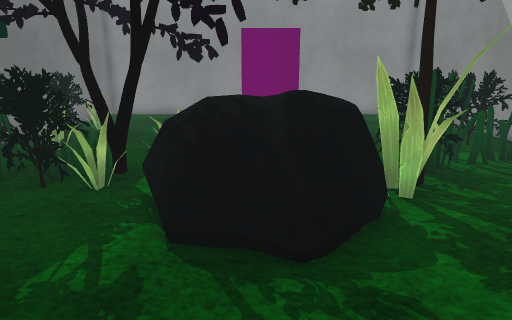
view 1 (above)

16 first-person views from a walk through a Unity game level. The camera is 1.2 m above the floor, tilts 14° down and sees 75° across. The floor is counted in squares, 0.5 m on a side. Each view is taken from the middle of a square. On the plan, view 1 faces up. The plan holds only what a view shows up to about 20 squares ahead; the rest is blank. The place goes on beyond the plan. The player is left out. Some animated figures are not drawn. Some surface patterns are stand-ins.

view 2
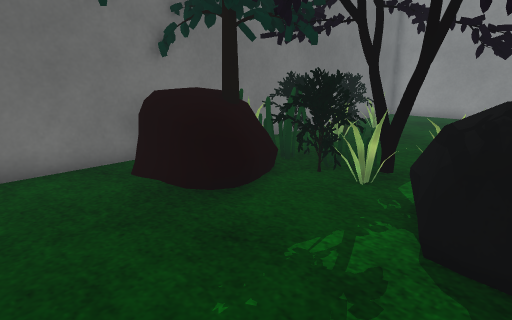

view 3
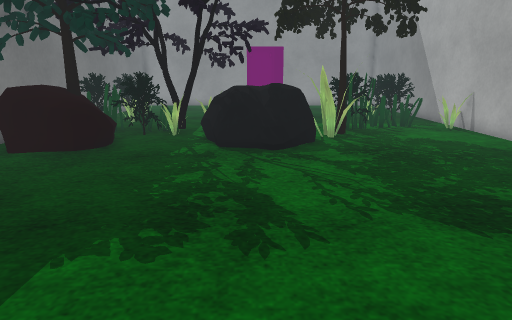

view 4
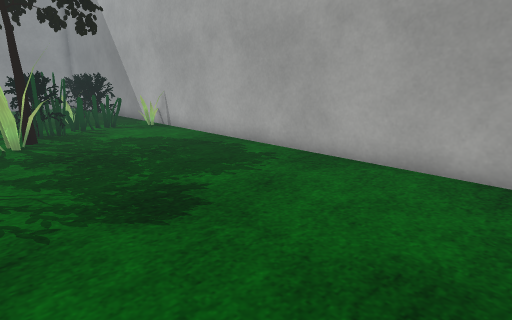

view 5
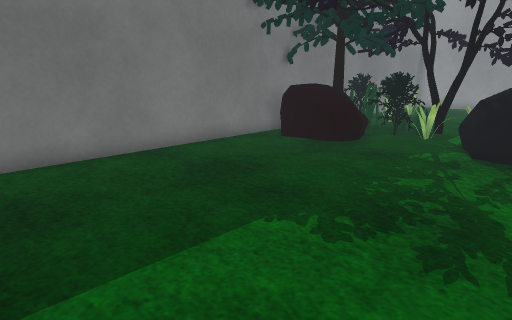

view 6
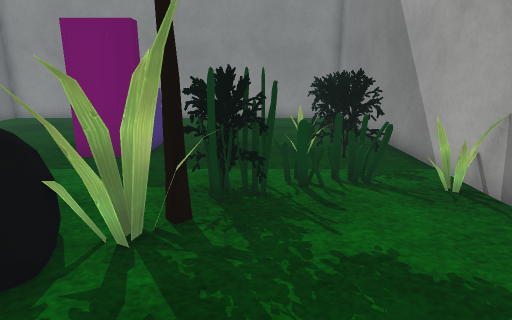

view 7
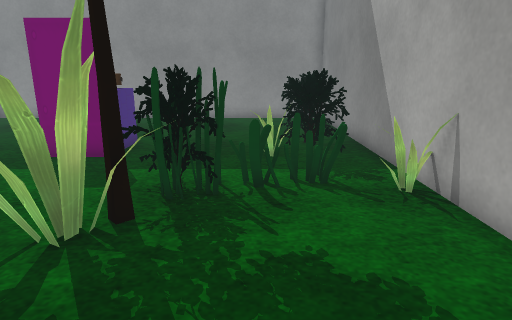

view 8
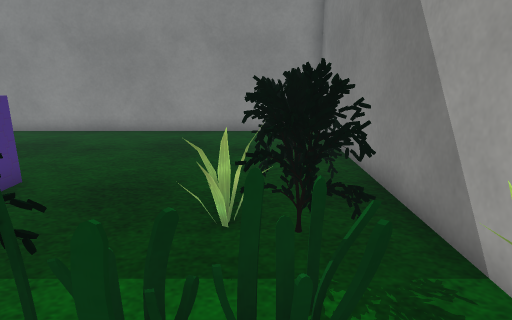

view 9
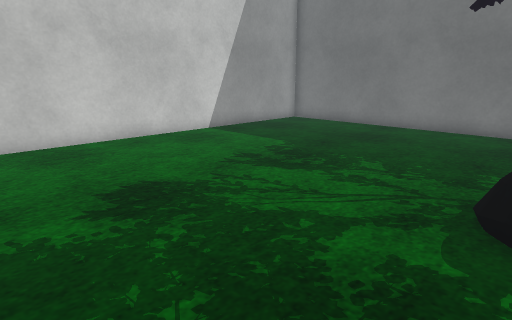

view 10
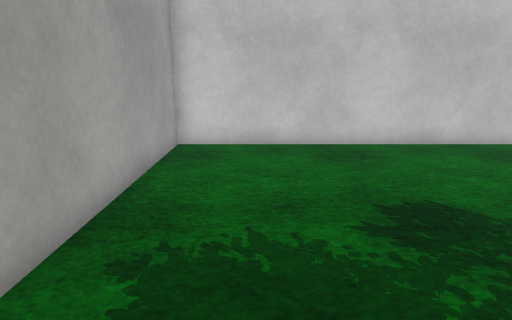

view 11
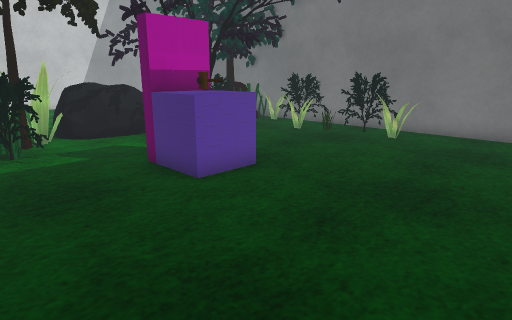

view 12
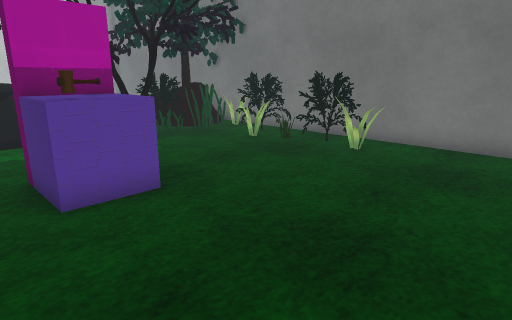

view 13
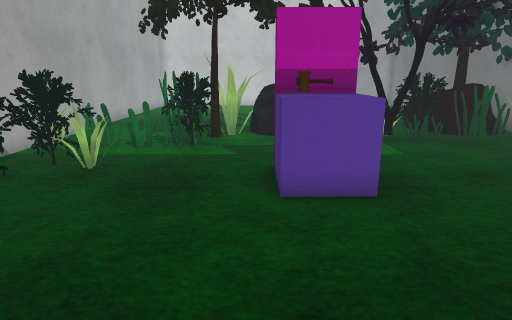

view 14
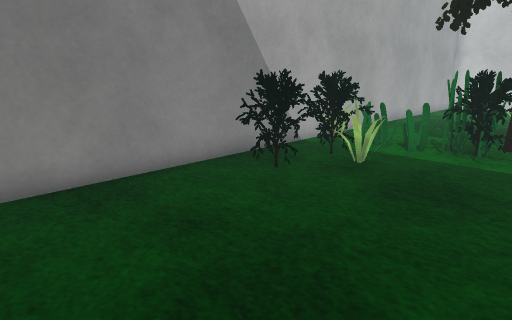

view 15
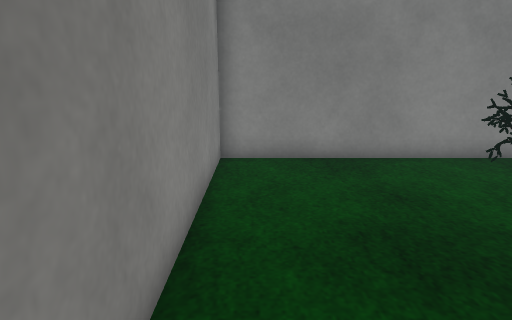

view 16
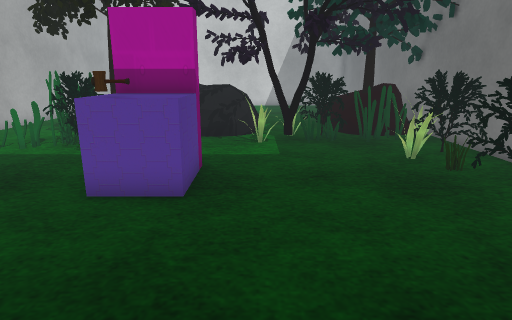

### Floor plan
Key: @ floor where view 1 was taken; # wall or solid block; . floor; = window, fence, low wall or low ledge; T tree; R rock; H hammer; O other object.
Columns run from 10 left of view 1 to 10 right of it. Each row starts with its distance up from view 1.
 22  ####################
 21  #..................#
 20  #..................#
 19  #..................#
 18  #..................#
 17  #..................#
 16  #................O.#
 15 ##OO.............OOO#
 14  OOO......OHO....OOO#
 13  OOO.....=OOO....OO.#
 12  #.......###=....OOO#
 11  OOO.............OO.#
 10  OOO....TT....OO....#
  9  OO.....TT....TOO..O#
  8  #O.TOTTT....OO.....#
  7  #RTTTOTTRRRR.T.....#
  6  TTTROO.RTTRR.......#
  5  TRRRR..RTRRR.......#
  4  RRRR.....R.........#
  3 ##..................#
  2  #..................#
  1  #..................#
  0  #........@.........#
 -1  #..................#
 -2  #..................#
 -3  #..................#
 -4  #..................#
 -5  #..................#
 -6  #..................#
 -7  #..................#
 -8  ####################

Where each view was taken, in squares from view 1:
view 1: 0 up, 0 right, facing up
view 2: 0 up, 0 right, facing up-left
view 3: 7 down, 0 right, facing up
view 4: 7 down, 1 right, facing up-right
view 5: 7 down, 1 right, facing up-left
view 6: 2 up, 5 right, facing up
view 7: 2 up, 6 right, facing up
view 8: 7 up, 7 right, facing up
view 9: 5 up, 7 right, facing down-left
view 10: 4 up, 7 right, facing down
view 11: 21 up, 6 right, facing down-left
view 12: 21 up, 3 right, facing down-left
view 13: 21 up, 2 right, facing down
view 14: 21 up, 2 right, facing down-right
view 15: 21 up, 0 right, facing right
view 16: 21 up, 2 left, facing down
